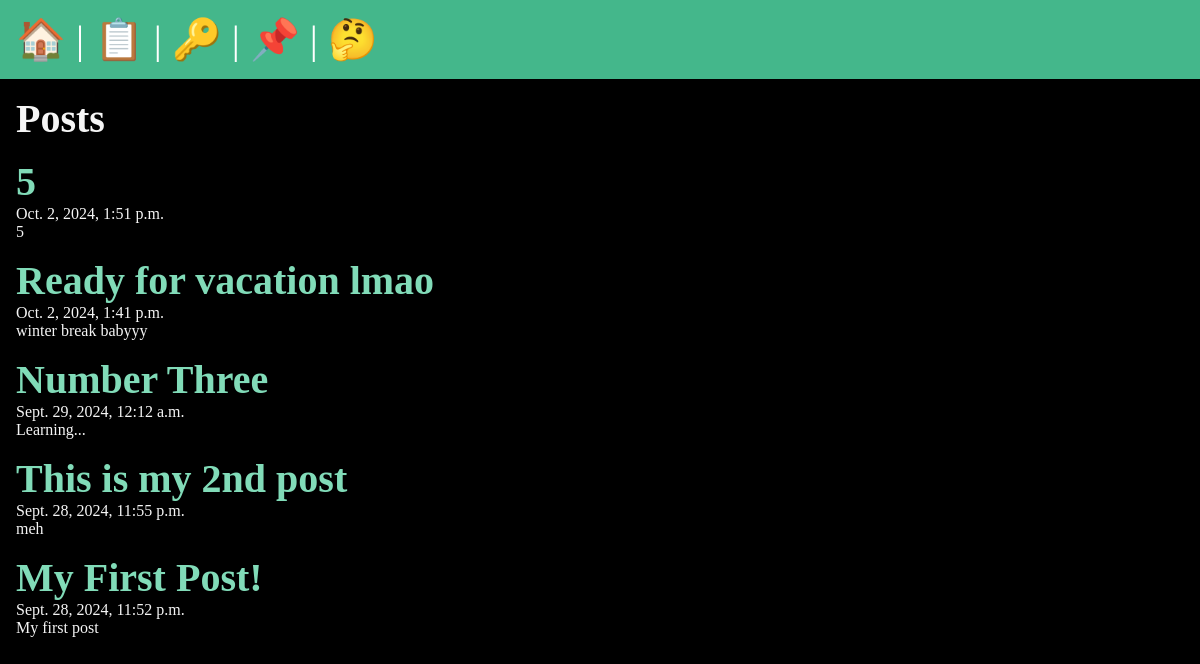
/posts/, run on the app's committed database.
### posts/models.py (models this page shows, shortened)
class Post(models.Model):
    title = models.CharField(max_length=100)
    body = models.TextField()
    slug = models.SlugField()
    date = models.DateTimeField(auto_now_add=True)
    banner = models.ImageField(default='fallback.png', blank=True)

### posts/views.py (the view)
# urls.py: path('', views.posts_list, name='list'),
def posts_list(request):
    posts = Post.objects.all().order_by('-date')
    return render(request, 'posts/posts_list.html', {'posts': posts})

### posts/templates/posts/posts_list.html (shortened to what this page needs)
{% extends "layout.html" %}
{% block content %}
    <section>
        <h1>Posts</h1>
        {% for post in posts %}
            <article class="post">
                <h2>
                    <a href="{% url 'posts:page' slug=post.slug %}">
                    {{ post.title }}
                    </a>
                </h2>
                <p>{{ post.date }}</p>
                <p>{{ post.body }}</p>
            </article>
        {% endfor %}
    </section>
{% endblock %}

### static/css/style.css (style rules this page uses)
* { margin: 0; padding: 0; box-sizing: border-box; }
body { min-height: 100vh; background-color: black; color: whitesmoke; font-size: 3rem; }
section { display: flex; flex-flow: column; gap: 1rem; }
h1, h2 { font-size: 2.5rem; }
p { font-size: 1rem; }
a { text-decoration: none; color: #81dbb8; }

### data on the page
Post: title "5", date "Oct. 2, 2024, 1:51 p.m.", body "5"
Post: title "Ready for vacation lmao", date "Oct. 2, 2024, 1:41 p.m.", body "winter break babyyy"
Post: title "Number Three", date "Sept. 29, 2024, 12:12 a.m.", body "Learning..."
Post: title "This is my 2nd post", date "Sept. 28, 2024, 11:55 p.m.", body "meh"
Post: title "My First Post!", date "Sept. 28, 2024, 11:52 p.m.", body "My first post"
